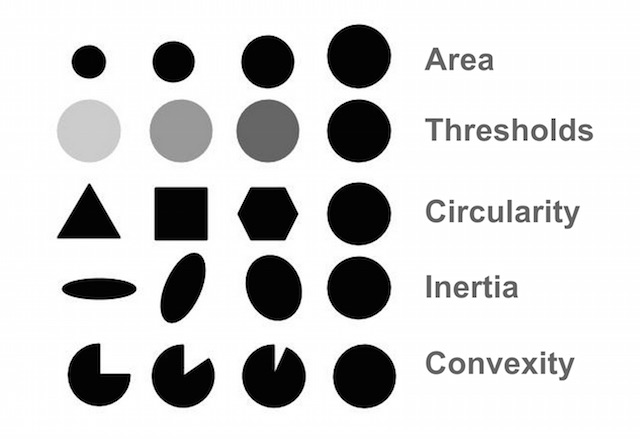
#> input picture BlobTest.jpg, 640 x 439 px, given in place of the camera
$ python find_tennis.py
#> lines starting #> are read from the running program, lines starting #| are printed output that depends on the picture; after the words box and inside, x2 and y2 are one past the last pixel; in counts of white or black regions, pixels touching at a corner belong together
### color_editing.py
import cv2
import numpy

low_sat = 100
high_sat = 255
low_val = 50
high_val = 255

lower_blue = numpy.array([82, low_sat, low_val])
upper_blue = numpy.array([135, high_sat, high_val])
lower_green = numpy.array([43, low_sat, low_val])
upper_green = numpy.array([82, high_sat, high_val])
lower_purple = numpy.array([135, low_sat, low_val])
upper_purple = numpy.array([165, high_sat, high_val])
lower_red1 = numpy.array([165, low_sat, low_val])
upper_red1 = numpy.array([180, high_sat, high_val])
lower_red2 = numpy.array([0, low_sat, low_val])
upper_red2 = numpy.array([5, high_sat, high_val])
lower_orange = numpy.array([5, low_sat, low_val])
upper_orange = numpy.array([20, high_sat, high_val])
lower_yellow = numpy.array([20, low_sat, low_val])
upper_yellow = numpy.array([43, high_sat, high_val])


def setting_colors(frame, colors_list):

    hsv = cv2.cvtColor(frame, cv2.COLOR_BGR2HSV)

    color_frames = {}

    if 'blue' in colors_list:

        blue_mask = cv2.inRange(hsv, lower_blue, upper_blue)
        #blue_image = cv2.bitwise_and(frame, frame, mask=blue_mask)
        color_frames.update({'blue': blue_mask})

    if 'green' in colors_list:

        green_mask = cv2.inRange(hsv, lower_green, upper_green)
        #green_image = cv2.bitwise_and(frame, frame, mask=green_mask)
        color_frames.update({'green': green_mask})

    if 'purple' in colors_list:

        purple_mask = cv2.inRange(hsv, lower_purple, upper_purple)
        #purple_image = cv2.bitwise_and(frame, frame, mask=purple_mask)
        color_frames.update({'purple': purple_mask})

    if 'red' in colors_list:
        red_mask1 = cv2.inRange(hsv, lower_red1, upper_red1)

        red_mask2 = cv2.inRange(hsv, lower_red2, upper_red2)

        red_mask = cv2.bitwise_or(red_mask1, red_mask2)

        #red_image = cv2.bitwise_and(frame, frame, mask=red_mask)
        color_frames.update({'red': red_mask})

    if 'orange' in colors_list:

        orange_mask = cv2.inRange(hsv, lower_orange, upper_orange)
        #orange_image = cv2.bitwise_and(frame, frame, mask=orange_mask)
        color_frames.update({'orange': orange_mask})

    if 'yellow' in colors_list:

        yellow_mask = cv2.inRange(hsv, lower_yellow, upper_yellow)
        #yellow_image = cv2.bitwise_and(frame, frame, mask=yellow_mask)
        color_frames.update({'yellow': yellow_mask})

    return color_frames

### RXTX.py
# This code uses pyserial to connect to the serial port
# It sends a sequence of inputs to the serial port
# Then it reads in data and prints it to the screen
#
# Useful commands:
# inputString = ser.readline()
# ser.write("output string")
## Conversion
# floatInput = float(inputString)
# intInput = int(inputString)
# numericInput = float(x) if '.' in x else int(x) #For unknown inputs
##
# ord('a') # = 65
# chr(65)   # = 'A'

#portName = 'COM6' # Windows will look like this
portName = '/dev/ttyACM0' #Unix looks like this
baudRate = 38400


import serial
from time import sleep
delay = .1 # the arduino seems to be sensitive to this number around .2

ser = serial.Serial(portName,baudRate)

sleep(3) # give the micro controller a little time to set up

print "Begin python tx/rx script"

# Using rxString protocol
ser.write("{0,0,0")

# Read the data then print it to the terminal
def send_arduino(leftDirection, rightDirection, leftSpeed, rightSpeed):
    #inString = ser.readline()
    #print inString

    # Prompt for input
    # Example input: 1 1 255 255  straight full power
    # Example input: 1 0 255 0    turn right
    #leftDirection = input("left direction: enter 1 or 0")
    #rightDirection = input("right direction: enter 1 or 0")
    #leftSpeed = input("left speed: enter 0 to 255")
    #rightSpeed = input("right speed: enter 0 to 255")

    # Perform filtering
    # direction can be 0 or 1, speed is 0 to 255
    leftSpeed = int(leftSpeed)
    rightSpeed = int(rightSpeed)
    if (leftDirection > 1 or leftDirection < 0):
            leftDirection = 0
    if (rightDirection > 1 or rightDirection < 0):
            rightDirection = 0
    if (leftSpeed > 255 or leftSpeed < 0):
            leftSpeed = 0
    if (rightSpeed > 255 or rightSpeed < 0):
            rightSpeed = 0


    # direction is 0b00 00 00 LR where L and R are the direction bits
    direction = leftDirection << 1 | rightDirection

    # Format the string
    output = "{" + str(direction) + "," + str(leftSpeed) + "," + str(rightSpeed)

    # Print to terminal then arduino
    print output
    ser.write(output)
    return ser

# Closing the stream is a good idea but the while loop never reaches here
#ser.close()

### find_tennis.py
import cv2
import numpy
import color_editing
import serial
import RXTX
import blob_detection

camera = cv2.VideoCapture(0);

color = 'blue'
colors_list = [color]

ret, frame = camera.read()
#> frame is the input picture: shape (439, 640, 3); min 0, max 255, mean 210.3
count=0

while (ret):
    ret, frame = camera.read()
    blurred_frame = cv2.GaussianBlur(frame, (9, 9), 0)
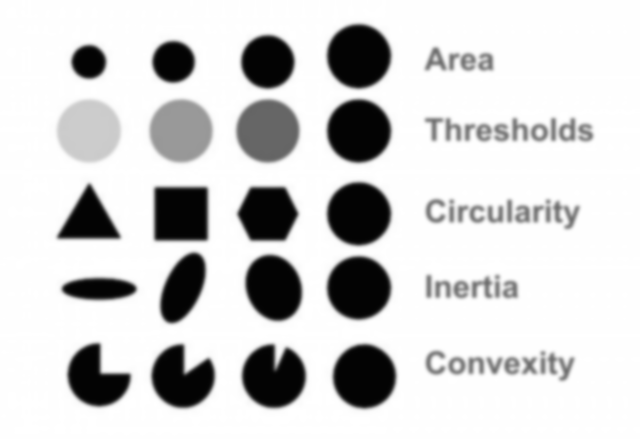
#> blurred_frame: shape (439, 640, 3); min 3, max 255, mean 210.2
    img_gray = cv2.cvtColor(blurred_frame, cv2.COLOR_BGR2GRAY)

    color_frames = color_editing.setting_colors(blurred_frame, colors_list)
#> in setting_colors, `hsv = cv2.cvtColor(frame, cv2.COLOR_BGR2HSV)`: hsv: shape (439, 640, 3); mean H, S, V 0, 0, 210.2
#> in setting_colors, `blue_mask = cv2.inRange(hsv, lower_blue, upper_blue)`: blue_mask: shape (439, 640); every value is 0
#> color_frames = 1 item
    c_count = "0"

    name = color
    color_mask = color_frames[name]
    c_count = cv2.countNonZero(color_mask)
#> c_count = 0
    c_count_string = str(cv2.countNonZero(color_mask))
#> c_count_string = '0'
    filtered_frame = cv2.bitwise_and(frame, frame, mask=color_mask) # now only [name] color portions of screen will show, in its color
#> filtered_frame: shape (439, 640, 3); every value is 0

    name = name[0].upper() + name[1:len(name)]

    nothing=False

    #Initialize values
    left = 1
    right = 1
    speed=(0,0) #left, right

    if (c_count < 500):
        speed = (0,0)
        nothing=True
        #nothing
    elif (c_count >15000):
        #reverse
        speed = (200,200)
        left = 0
        right = 0
    elif (c_count < 10000):
        speed = (200,200)
        left = 1
        right = 1
        #drive
    else:
        speed=(0,0)
        #nothing


    ##PID


    #error = Pixels want - Pixels_Actual

    #if count < 20
        #ErrArray[count]=error
    #elif
        #ErrArray

    #count++

    #Kp=1
    #Ki=0
    #Kd=0


    #P= Kp*error
    #I=Ki*numpy.trapz(ErrArray)

    #for n in ErrArray
        #slope[n]=numpy.diff(ErrArry,n)

    #D=Kd*sum(slope)/len(slope)

    #output = P=I+D
    #speed= 255*output


    #turning
    left_turn_roi=color_mask[ 0:480, 0:200]
#> left_turn_roi: shape (439, 200); every value is 0
    left_count = cv2.countNonZero(left_turn_roi)
#> left_count = 0

    no_turn_roi=color_mask[ 0:480, 200:400]
    no_count = cv2.countNonZero(no_turn_roi)
#> no_count = 0

    right_turn_roi=color_mask[ 0:480, 440:640]
    right_count = cv2.countNonZero(right_turn_roi)
#> right_count = 0


    if ((not nothing) and (left_count > right_count) and (left_count > no_count)):
        #turn left yo
        speed = (150,150)
        left = 1
        right = 0

    if ((not nothing) and (right_count > left_count) and (right_count > no_count)):
        #turn right yo
        right = 1
        left = 0
        speed = (150,150)

    cv2.putText(filtered_frame, str(speed), (0,400), cv2.FONT_HERSHEY_SIMPLEX, 2, (255, 255, 255), 5, 8)
    cv2.putText(filtered_frame, c_count_string, (0,50), cv2.FONT_HERSHEY_SIMPLEX, 2, (255, 255, 255), 5, 8)
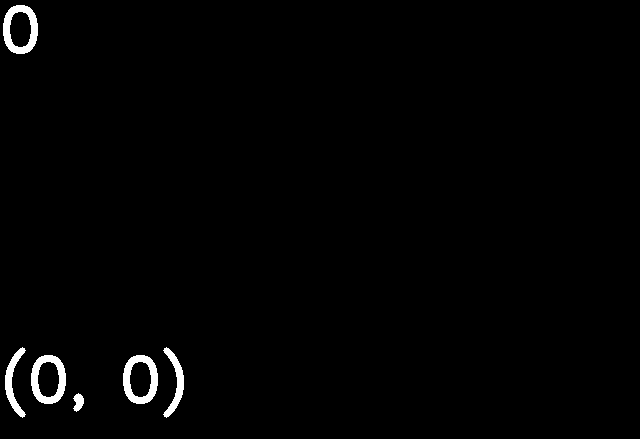
#> filtered_frame: shape (439, 640, 3); 1.3% white; 6 white regions, box (x1, y1, x2, y2) and area: (3, 5, 38, 54) 816, (31, 355, 66, 404) 816, (123, 355, 158, 404) 816, (5, 347, 26, 418) 525, (163, 347, 184, 418) 525, (73, 393, 84, 412) 138
    cv2.imshow("{} Filtered Frame".format(name), filtered_frame)
    cv2.imshow('Full Color Image', frame)

    ser = RXTX.send_arduino(left, right, speed[0], speed[1])

    if cv2.waitKey(1) & 0xFF == ord('q') or cv2.waitKey(1) & 0xFF == ord('Q'):
#> (key q is pressed here)
        ret = False
        cv2.destroyAllWindows()

camera.release()
ser.close()
